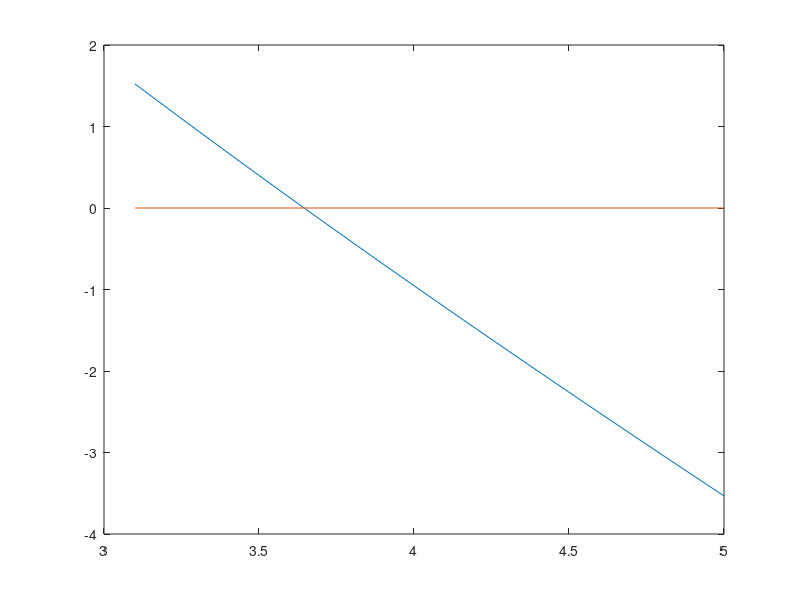

Write the MATLAB code that produced this figure. (Note: this script raises an error after producing the figure.)
x=3.1:0.1:5
plot(x,2.^(sin(x))+4-x.*log(x),x,zeros(size(x)))
[x0,y0]=ginput(1);
[x,fval,exitflag,output]=fzero('Ex61cf',x0,options)
x;
